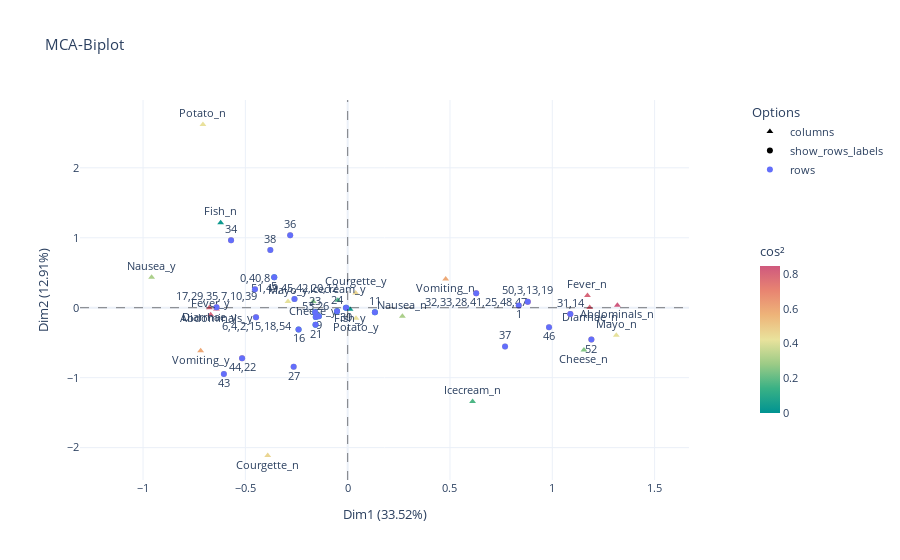

The code cell stored with this chart in its notebook:
### Markdown cell above
La función `mca_biplot()` se usa para dibujar el biplot de individuos y categorías de las variables:

### Code cell
mca_biplot(mca2, df2_mca2, 1, 2)

### Figure 1 — Plotly figure (JSON) as saved in the notebook; plotly's stock layout.template omitted (floating-point values rounded to 4 significant figures)
{"data": [{"customdata": [["columns"], ["columns"], ["columns"], ["columns"], ["columns"], ["columns"], ["columns"], ["columns"], ["columns"], ["columns"], ["columns"], ["columns"], ["columns"], ["columns"], ["columns"], ["columns"], ["columns"], ["columns"], ["columns"], ["columns"], ["columns"], ["columns"]], "hovertemplate": "<b>%{hovertext}</b><br><br>Dim1=%{x}<br>Dim2=%{y}<br>index=%{text}<br>cos2=%{marker.color}<extra></extra>", "hovertext": ["Nausea_y", "Vomiting_y", "Potato_n", "Diarrhae_y", "Fever_y", "Abdominals_y", "Fish_n", "Courgette_n", "Mayo_y", "Cheese_y", "Icecream_y", "Fish_y", "Courgette_y", "Potato_y", "Nausea_n", "Vomiting_n", "Icecream_n", "Cheese_n", "Fever_n", "Diarrhae_n", "Mayo_n", "Abdominals_n"], "legendgroup": "columns", "marker": {"color": [0.309, 0.5954, 0.4246, 0.7995, 0.8022, 0.8457, 0.0344, 0.4617, 0.4176, 0.2479, 0.1701, 0.0344, 0.4617, 0.4246, 0.309, 0.5954, 0.1701, 0.2479, 0.8022, 0.7995, 0.4176, 0.8457], "coloraxis": "coloraxis", "symbol": "triangle-up"}, "mode": "markers+text", "name": "columns", "orientation": "v", "showlegend": true, "text": ["Nausea_y", "Vomiting_y", "Potato_n", "Diarrhae_y", "Fever_y", "Abdominals_y", "Fish_n", "Courgette_n", "Mayo_y", "Cheese_y", "Icecream_y", "Fish_y", "Courgette_y", "Potato_y", "Nausea_n", "Vomiting_n", "Icecream_n", "Cheese_n", "Fever_n", "Diarrhae_n", "Mayo_n", "Abdominals_n"], "textposition": ["top center", "bottom center", "top center", "bottom center", "top center", "bottom center", "top center", "bottom center", "top center", "bottom center", "top center", "bottom center", "top center", "bottom center", "top center", "bottom center", "top center", "bottom center", "top center", "bottom center", "top center", "bottom center", "top center", "bottom center", "top center", "bottom center", "top center", "bottom center", "top center", "bottom center", "top center", "bottom center", "top center", "bottom center", "top center", "bottom center", "top center", "bottom center", "top center", "bottom center", "top center", "bottom center", "top center", "bottom center", "top center", "bottom center", "top center", "bottom center"], "type": "scatter", "x": [-0.9582, -0.7185, -0.7073, -0.6759, -0.6696, -0.6412, -0.6208, -0.3907, -0.2917, -0.1684, -0.0479, 0.0115, 0.0391, 0.0408, 0.2674, 0.479, 0.6104, 1.155, 1.172, 1.183, 1.313, 1.318], "xaxis": "x", "y": [0.435, -0.6138, 2.619, -0.0016, -0.0999, -0.0174, 1.213, -2.113, 0.0878, 0.0883, 0.1051, -0.0225, 0.2113, -0.1511, -0.1214, 0.4092, -1.34, -0.6056, 0.1749, 0.0028, -0.3949, 0.0357], "yaxis": "y"}, {"customdata": [["show_rows_labels"], ["show_rows_labels"], ["show_rows_labels"], ["show_rows_labels"], ["show_rows_labels"], ["show_rows_labels"], ["show_rows_labels"], ["show_rows_labels"], ["show_rows_labels"], ["show_rows_labels"], ["show_rows_labels"], ["show_rows_labels"], ["show_rows_labels"], ["show_rows_labels"], ["show_rows_labels"], ["show_rows_labels"], ["show_rows_labels"], ["show_rows_labels"], ["show_rows_labels"], ["show_rows_labels"], ["show_rows_labels"], ["show_rows_labels"], ["show_rows_labels"], ["show_rows_labels"], ["show_rows_labels"], ["show_rows_labels"]], "hovertemplate": "<b>%{hovertext}</b><br><br>Dim1=%{x}<br>Dim2=%{y}<br>index=%{text}<br>cos2=%{marker.color}<extra></extra>", "hovertext": [[17, 29, 35, 7, 10, 39], [43], [34], [44, 22], [0, 40, 8], [6, 4, 2, 15, 18, 54], [38], [5], [36], [27], [51, 49, 45, 42, 20, 12], [16], [23], [21], [53, 26], [9], [24], [30], [11], [32, 33, 28, 41, 25, 48, 47], [37], [1], [50, 3, 13, 19], [46], [31, 14], [52]], "legendgroup": "show_rows_labels", "marker": {"color": [0.615, 0.465, 0.581, 0.623, 0.465, 0.598, 0.442, 0.061, 0.506, 0.474, 0.285, 0.158, 0.063, 0.058, 0.09, 0.068, 0.006, 0, 0.038, 0.676, 0.417, 0.557, 0.755, 0.478, 0.724, 0.581], "coloraxis": "coloraxis", "symbol": "circle"}, "mode": "markers+text", "name": "show_rows_labels", "orientation": "v", "showlegend": true, "text": [[17, 29, 35, 7, 10, 39], [43], [34], [44, 22], [0, 40, 8], [6, 4, 2, 15, 18, 54], [38], [5], [36], [27], [51, 49, 45, 42, 20, 12], [16], [23], [21], [53, 26], [9], [24], [30], [11], [32, 33, 28, 41, 25, 48, 47], [37], [1], [50, 3, 13, 19], [46], [31, 14], [52]], "textposition": ["top center", "bottom center", "top center", "bottom center", "top center", "bottom center", "top center", "bottom center", "top center", "bottom center", "top center", "bottom center", "top center", "bottom center", "top center", "bottom center", "top center", "bottom center", "top center", "bottom center", "top center", "bottom center", "top center", "bottom center", "top center", "bottom center", "top center", "bottom center", "top center", "bottom center", "top center", "bottom center", "top center", "bottom center", "top center", "bottom center", "top center", "bottom center", "top center", "bottom center", "top center", "bottom center", "top center", "bottom center", "top center", "bottom center", "top center", "bottom center"], "type": "scatter", "x": [-0.641, -0.605, -0.57, -0.516, -0.453, -0.448, -0.378, -0.359, -0.281, -0.264, -0.26, -0.24, -0.159, -0.157, -0.156, -0.141, -0.052, -0.008, 0.133, 0.628, 0.769, 0.836, 0.88, 0.984, 1.088, 1.191], "xaxis": "x", "y": [0.005, -0.948, 0.965, -0.723, 0.264, -0.135, 0.824, 0.436, 1.034, -0.845, 0.123, -0.311, -0.066, -0.242, -0.134, -0.122, -0.052, 0.001, -0.065, 0.207, -0.556, 0.032, 0.085, -0.28, -0.09, -0.456], "yaxis": "y"}, {"customdata": [["rows"], ["rows"], ["rows"], ["rows"], ["rows"], ["rows"], ["rows"], ["rows"], ["rows"], ["rows"], ["rows"], ["rows"], ["rows"], ["rows"], ["rows"], ["rows"], ["rows"], ["rows"], ["rows"], ["rows"], ["rows"], ["rows"], ["rows"], ["rows"], ["rows"], ["rows"]], "hovertemplate": "<b>%{hovertext}</b><br><br>Dim1=%{x}<br>Dim2=%{y}<extra></extra>", "hovertext": [[17, 29, 35, 7, 10, 39], [43], [34], [44, 22], [0, 40, 8], [6, 4, 2, 15, 18, 54], [38], [5], [36], [27], [51, 49, 45, 42, 20, 12], [16], [23], [21], [53, 26], [9], [24], [30], [11], [32, 33, 28, 41, 25, 48, 47], [37], [1], [50, 3, 13, 19], [46], [31, 14], [52]], "legendgroup": "rows", "marker": {"color": "#636efa", "symbol": "circle"}, "mode": "markers", "name": "rows", "orientation": "v", "showlegend": true, "textposition": ["top center", "bottom center", "top center", "bottom center", "top center", "bottom center", "top center", "bottom center", "top center", "bottom center", "top center", "bottom center", "top center", "bottom center", "top center", "bottom center", "top center", "bottom center", "top center", "bottom center", "top center", "bottom center", "top center", "bottom center", "top center", "bottom center", "top center", "bottom center", "top center", "bottom center", "top center", "bottom center", "top center", "bottom center", "top center", "bottom center", "top center", "bottom center", "top center", "bottom center", "top center", "bottom center", "top center", "bottom center", "top center", "bottom center", "top center", "bottom center"], "type": "scatter", "x": [-0.641, -0.605, -0.57, -0.516, -0.453, -0.448, -0.378, -0.359, -0.281, -0.264, -0.26, -0.24, -0.159, -0.157, -0.156, -0.141, -0.052, -0.008, 0.133, 0.628, 0.769, 0.836, 0.88, 0.984, 1.088, 1.191], "xaxis": "x", "y": [0.005, -0.948, 0.965, -0.723, 0.264, -0.135, 0.824, 0.436, 1.034, -0.845, 0.123, -0.311, -0.066, -0.242, -0.134, -0.122, -0.052, 0.001, -0.065, 0.207, -0.556, 0.032, 0.085, -0.28, -0.09, -0.456], "yaxis": "y"}], "layout": {"coloraxis": {"colorbar": {"len": 0.5, "thickness": 20, "title": {"text": "cos²"}, "x": 1.1, "xpad": 10, "y": 0.4}, "colorscale": [[0, "rgb(0, 147, 146)"], [0.1667, "rgb(57, 177, 133)"], [0.3333, "rgb(156, 203, 134)"], [0.5, "rgb(233, 226, 156)"], [0.6667, "rgb(238, 180, 121)"], [0.8333, "rgb(232, 132, 113)"], [1, "rgb(207, 89, 126)"]]}, "font": {"size": 11}, "legend": {"title": {"text": "Options"}, "tracegroupgap": 0, "x": 1.1, "y": 1, "yanchor": "top"}, "shapes": [{"line": {"color": "black", "dash": "dash", "width": 0.5}, "type": "line", "x0": 0, "x1": 1, "xref": "x domain", "y0": 0, "y1": 0, "yref": "y"}, {"line": {"color": "black", "dash": "dash", "width": 0.5}, "type": "line", "x0": 0, "x1": 0, "xref": "x", "y0": 0, "y1": 1, "yref": "y domain"}], "title": {"text": "MCA-Biplot"}, "xaxis": {"anchor": "y", "domain": [0, 1], "range": [-1.308, 1.668], "title": {"text": "Dim1 (33.52%)"}}, "yaxis": {"anchor": "x", "domain": [0, 1], "range": [-2.463, 2.969], "title": {"text": "Dim2 (12.91%)"}}}}
